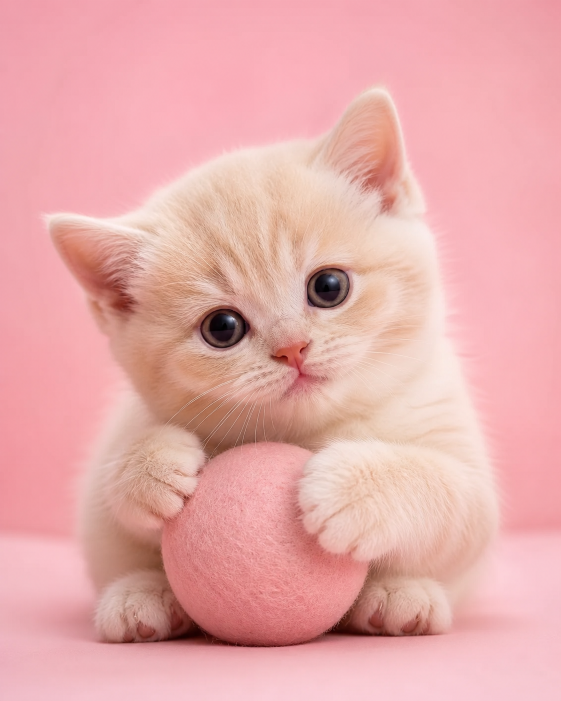
#> input picture samples/cat_materials/奶猫_抱球.png, 1122 x 1402 px (shown at 1/2 size)
$ python -i preprocess.py   (imports and definitions only)
#> lines starting #> are read from the running program, lines starting #| are printed output that depends on the picture; after the words box and inside, x2 and y2 are one past the last pixel; in counts of white or black regions, pixels touching at a corner belong together
#> further down, picture is the input picture: PIL image 1122x1402 RGB; mean R, G, B 231.1, 171.9, 170.7
# -*- coding: utf-8 -*-
"""S2 前置预处理：低对比图温和增强 + 背景轻弱化
解决: 奶油白猫 + 粉色背景 + 粉色球 → 浅色混成一片
策略(确定性，无 AI):
  1. 背景色检测（四角 + 边缘带众数）
  2. 背景弱化: 背景像素轻微去饱和并提亮（不要压暗，否则粉色会映射成灰/棕）
  3. 温和对比/锐度增强，禁止激进百分位拉伸
仅用于非 AI 还原模式的照片类（宠物/真人/默认），对 mono/neon 等特殊风格跳过
"""
import numpy as np
from PIL import Image

# 跳过预处理的风格（特殊色板/纯色底，不需要增强）
SKIP_STYLES = {"mono", "neon", "inkwash", "minimal", "stainedglass"}

def _edge_bg_color(arr, band=0.04):
    """边缘背景色估计：四角 + 四边中心带的中位数色"""
    h, w = arr.shape[:2]
    bh, bw = max(1, int(h * band)), max(1, int(w * band))
    corners = np.concatenate([
        arr[:bh, :bw].reshape(-1, 3), arr[:bh, -bw:].reshape(-1, 3),
        arr[-bh:, :bw].reshape(-1, 3), arr[-bh:, -bw:].reshape(-1, 3),
    ])
    return np.median(corners, axis=0)

def enhance_low_contrast(img, img_type="默认", style_id="classic", strength=1.0):
    """低对比增强 + 背景弱化（确定性）
    img: PIL RGB; 返回处理后的 PIL RGB
    """
#> called with img_type = '默认', style_id = 'classic', strength = 1
    if style_id in SKIP_STYLES:
        return img
    if img_type in ("Logo", "风景"):
        return img  # Logo 需精确色；风景保留氛围
    arr = np.asarray(img.convert("RGB"), dtype=np.float32)
    h, w = arr.shape[:2]
#> h = 1402; w = 1122
    if h < 10 or w < 10:
        return img

    # 1. 背景色估计
    bg = _edge_bg_color(arr)
#> bg = [239, 170.5, 181]
    # 背景像素: 与背景色距 < 45（感知近似用 RGB 距离即可）
    dist_bg = np.sqrt(((arr - bg) ** 2).sum(axis=2))
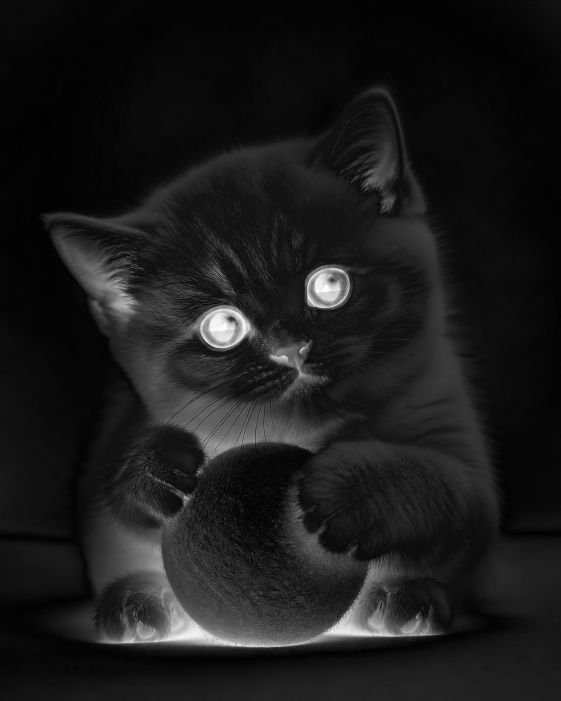
#> dist_bg: shape (1402, 1122) float32 (shown at 1/2 size); min 1.12, max 344.9, mean 37.6; drawn with min black and max white
    bg_mask = dist_bg < 45
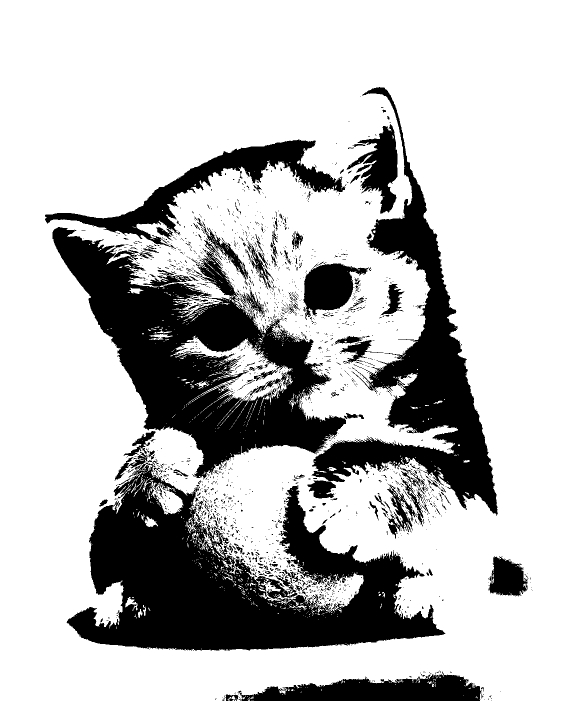
#> bg_mask: shape (1402, 1122) bool (shown at 1/2 size); 74.1% white; 2016 black regions (1830 under 20 px), largest, box (x1, y1, x2, y2) and area: (133, 926, 891, 1301) 133243, (105, 454, 692, 957) 111283, (623, 174, 996, 1031) 73704
    bg_ratio = bg_mask.mean()
#> bg_ratio = 0.741
    # 背景占比太低（主体充满画面）→ 只做对比增强
    if bg_ratio < 0.12:
        return _contrast_stretch(img)

    # 2. 背景弱化：背景像素轻微去饱和 + 提亮。
    # 不要压暗背景；压暗会把粉白照片推到棕/灰色卡，导致成品发脏。
    out = arr.copy()
    lum = arr.mean(axis=2)
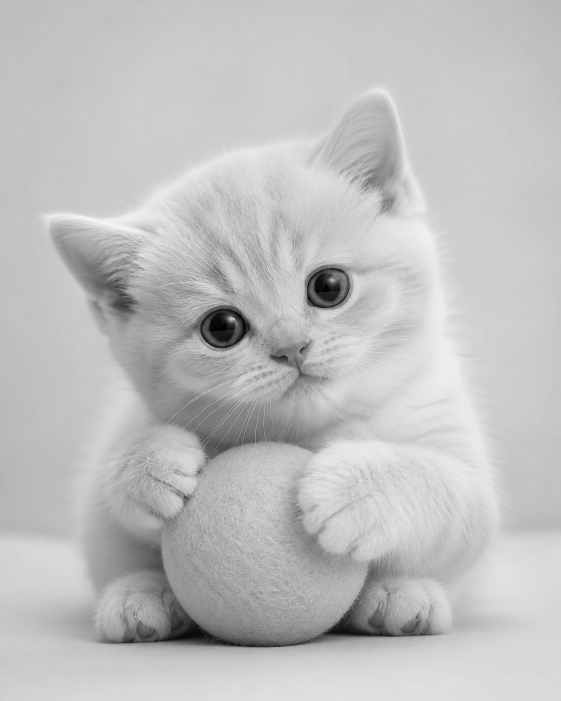
#> lum: shape (1402, 1122) float32 (shown at 1/2 size); min 0, max 245.3, mean 191.2
    # 背景去饱和：朝灰度方向混合
    gray = lum[..., None] * np.ones((1, 1, 3), dtype=np.float32)
    desat = arr * 0.78 + gray * 0.22
    light_bg = desat * 0.86 + np.array([255, 245, 248], dtype=np.float32) * 0.14
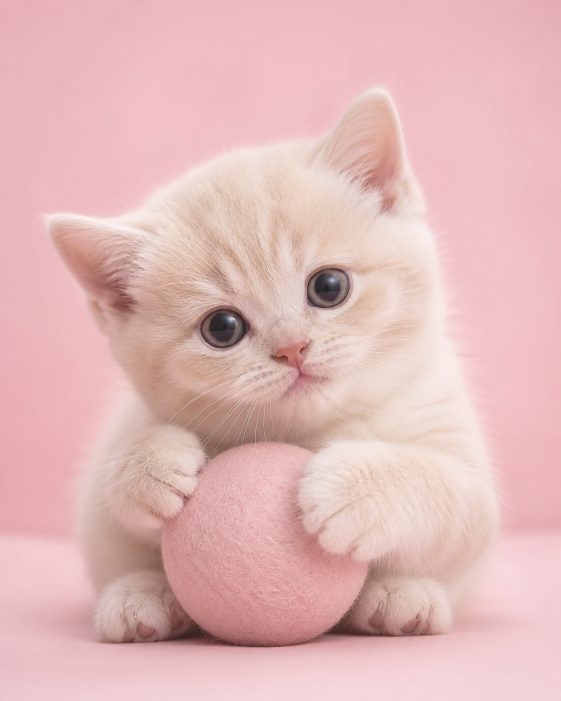
#> light_bg: shape (1402, 1122, 3) float32 (shown at 1/2 size); mean R, G, B 227.2, 185.9, 185.6
    out[bg_mask] = np.clip(light_bg[bg_mask], 0, 255)

    # 3. 主体亮度微提（奶油白更亮，与背景形成一点明暗差）
    subject_mask = ~bg_mask
    if subject_mask.sum() > 0:
        sub_lum = lum[subject_mask].mean()
#> sub_lum = 166.3
        if sub_lum < 200:  # 主体不是极亮时才提
            out[subject_mask] = np.clip(out[subject_mask] * 1.035, 0, 255)

    # 4. 温和增强。绝不做百分位拉伸，避免把浅粉/肤色扭到红棕灰。
    enhanced = Image.fromarray(np.clip(out, 0, 255).astype(np.uint8))
    from PIL import ImageEnhance
    enhanced = ImageEnhance.Contrast(enhanced).enhance(1.10 + 0.03 * strength)
    enhanced = ImageEnhance.Color(enhanced).enhance(1.04)
    enhanced = ImageEnhance.Sharpness(enhanced).enhance(1.20)
    return enhanced

def _contrast_stretch(img):
    """亮度百分位拉伸：2% -> 0, 98% -> 255（明暗对比增强，防过曝）"""
    arr = np.asarray(img.convert("RGB"), dtype=np.float32)
    lum = arr.mean(axis=2)
    lo, hi = np.percentile(lum, 2), np.percentile(lum, 98)
    if hi - lo < 10:
        return img
    scale = 255.0 / (hi - lo)
    # 对每通道做同样拉伸（保持色相）
    out = np.clip((arr - lo) * scale, 0, 255)
    return Image.fromarray(out.astype(np.uint8))

>>> from PIL import Image
>>> picture = Image.open('../../samples/cat_materials/奶猫_抱球.png')
>>> result = enhance_low_contrast(picture)

$ run again, on samples/cat_materials/布偶猫_全身.png
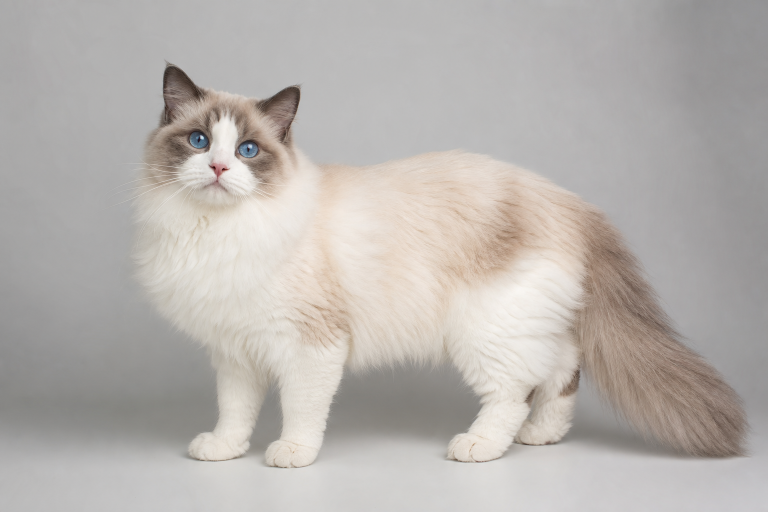
#> input picture samples/cat_materials/布偶猫_全身.png, 1536 x 1024 px (shown at 1/2 size)
#> picture is the input picture: PIL image 1536x1024 RGB; mean R, G, B 183.4, 178.5, 174.5
#> bg = [179, 176.5, 177.5]
#> in enhance_low_contrast, `bg_mask = dist_bg < 45`:
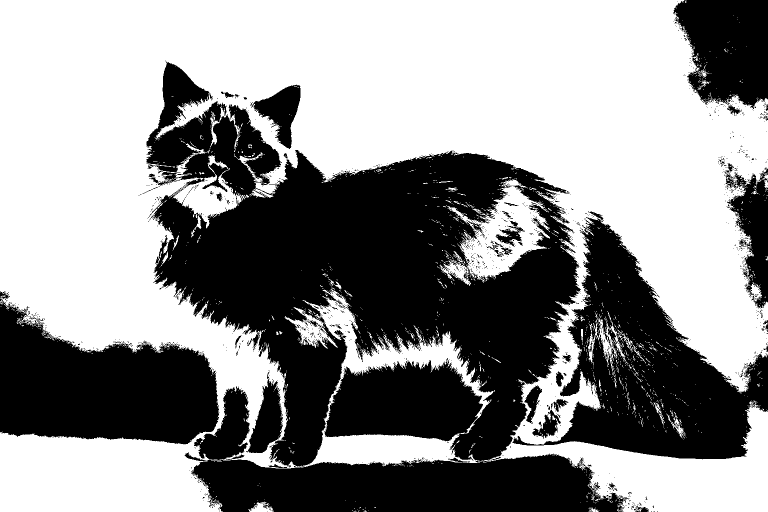
#> bg_mask: shape (1024, 1536) bool (shown at 1/2 size); 56.3% white; 1469 black regions (1403 under 20 px), largest, box (x1, y1, x2, y2) and area: (293, 121, 1259, 1024) 391843, (1024, 434, 1536, 919) 99292, (0, 597, 439, 889) 83847
#> bg_ratio = 0.563
#> in enhance_low_contrast, `light_bg = desat * 0.86 + np.array([255, 245, 248], dtype=np.float32) ..`:
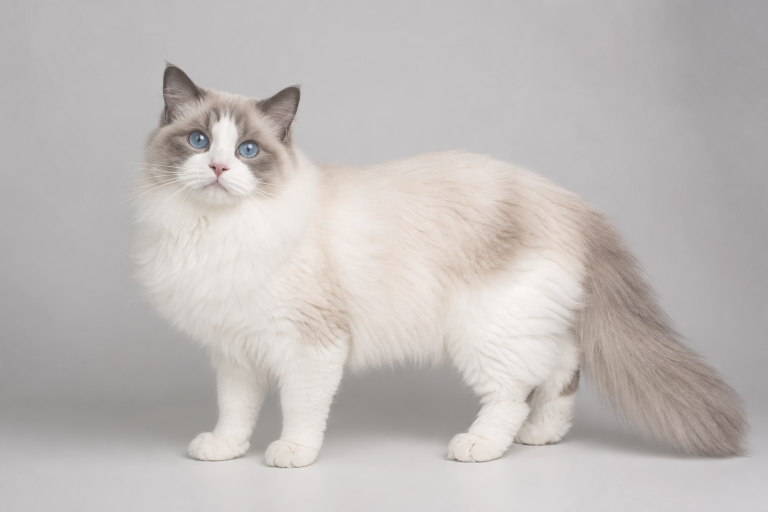
#> light_bg: shape (1024, 1536, 3) float32 (shown at 1/2 size); mean R, G, B 192.7, 187.9, 185.7
#> sub_lum = 180.5

$ run again, on samples/cat_materials/橘猫_大头.png
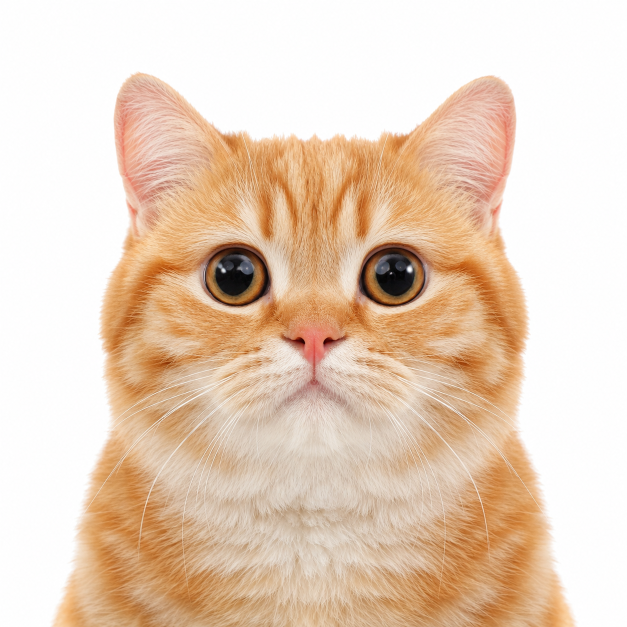
#> input picture samples/cat_materials/橘猫_大头.png, 1254 x 1254 px (shown at 1/2 size)
#> picture is the input picture: PIL image 1254x1254 RGB; mean R, G, B 231.6, 208.3, 187.9
#> bg = [254, 254, 254]
#> in enhance_low_contrast, `bg_mask = dist_bg < 45`:
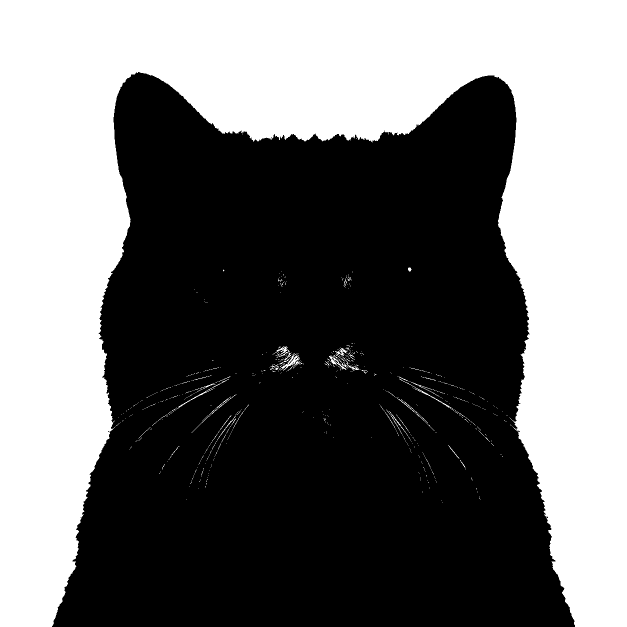
#> bg_mask: shape (1254, 1254) bool (shown at 1/2 size); 44.6% white; 672 white regions (635 under 20 px), largest, box (x1, y1, x2, y2) and area: (0, 0, 1254, 1254) 696980, (558, 706, 599, 741) 327, (655, 710, 697, 740) 285
#> bg_ratio = 0.446
#> sub_lum = 173.6
#> in enhance_low_contrast, `enhanced = ImageEnhance.Color(enhanced).enhance(1.04)`:
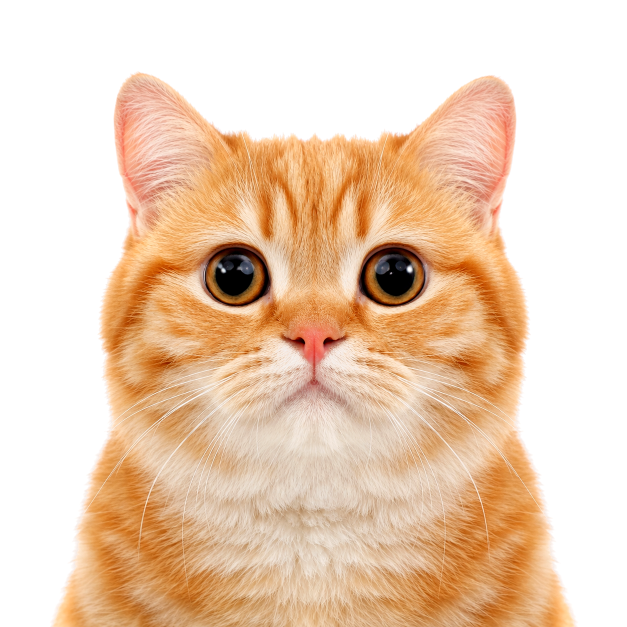
#> enhanced: PIL image 1254x1254 RGB (shown at 1/2 size); mean R, G, B 236.6, 208.4, 183.7

$ run again, on samples/cat_materials/狸花猫_侧躺.png
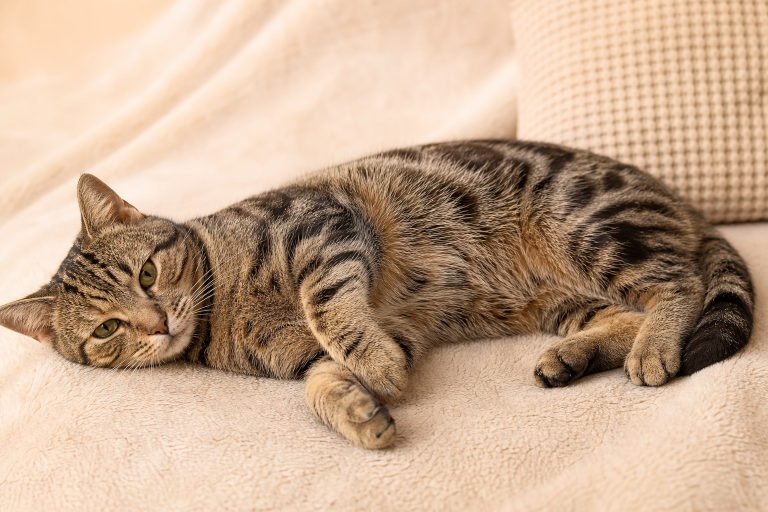
#> input picture samples/cat_materials/狸花猫_侧躺.png, 1536 x 1024 px (shown at 1/2 size)
#> picture is the input picture: PIL image 1536x1024 RGB; mean R, G, B 197, 167.8, 143.1
#> bg = [242, 206, 171]
#> in enhance_low_contrast, `bg_mask = dist_bg < 45`:
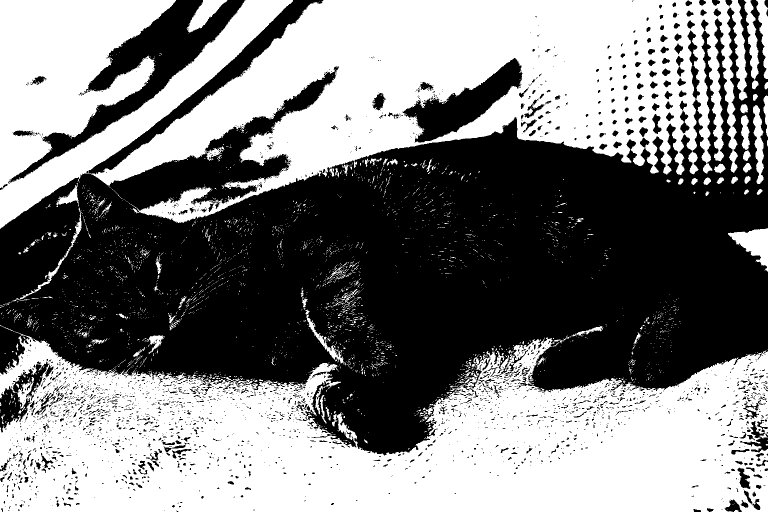
#> bg_mask: shape (1024, 1536) bool (shown at 1/2 size); 50.2% white; 2719 black regions (2374 under 20 px), largest, box (x1, y1, x2, y2) and area: (0, 0, 1536, 911) 698212, (16, 0, 491, 367) 31693, (804, 116, 1045, 285) 14207
#> bg_ratio = 0.502
#> in enhance_low_contrast, `light_bg = desat * 0.86 + np.array([255, 245, 248], dtype=np.float32) ..`:
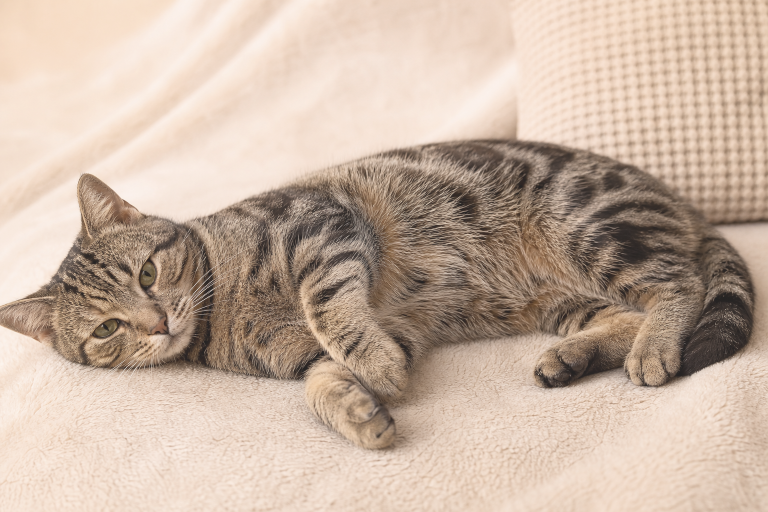
#> light_bg: shape (1024, 1536, 3) float32 (shown at 1/2 size); mean R, G, B 199.8, 179.1, 162.7
#> sub_lum = 125.6
